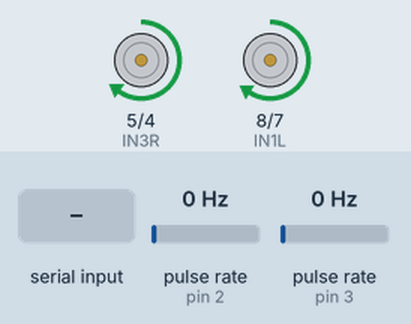
A sketch run on a simulated Arduino Mega 2560, built with avr-gcc and run on an emulated ATmega2560. Shown: motor-driver pin pairs drawn as motors (green arrow = first pin HIGH = forward, orange = second pin HIGH = backward, longer = more drive, scaled by the enable pin). Wiring (inferred from the names in the program): 2 × pulse sensor: data pin 2 / data pin 3. Inputs (shaded band) come from the test bench; at power-on: pulse rate (sensors on pin 2, pin 3) 0 Hz.

Above: at 16.2 s.
16.3 s: pulse rate (sensor on pin 2) set to 50 Hz
At 17.6 s:
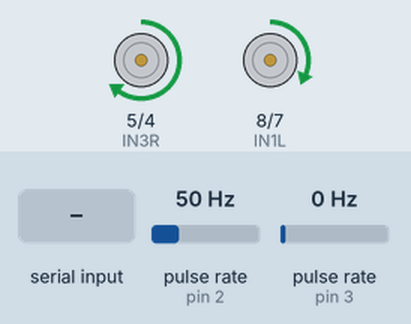
17.9 s: "KI 90\n" received over the second serial link
At 19.7 s:
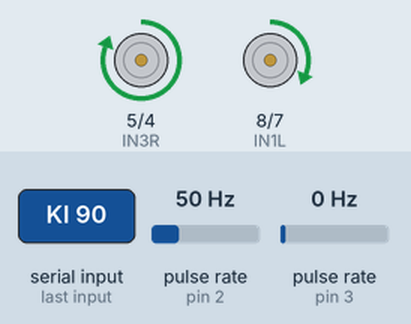
20.9 s: pulse rate (sensor on pin 3) set to 150 Hz
23.9 s: pulse rate (sensor on pin 3) set to 4 Hz
At 25.4 s:
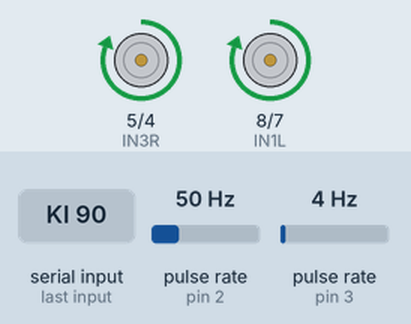
26.3 s: pulse rate (sensor on pin 2) set to 102 Hz
29.3 s: pulse rate (sensor on pin 2) set to 27 Hz
At 29.9 s:
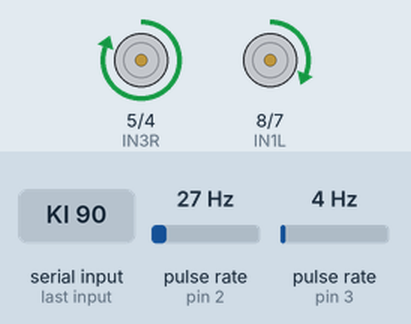
30.8 s: pulse rate (sensor on pin 2) set to 23 Hz
Timing chart, 0 to 63.7 s (numbered marks = the images above; inputs shaded):
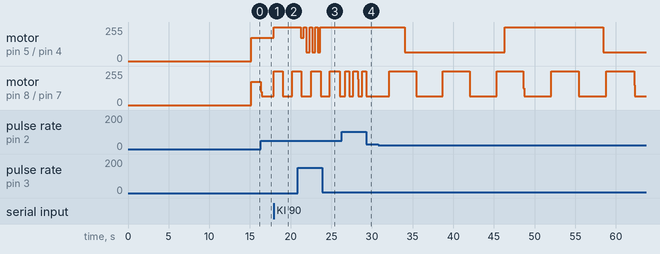

Measured:
- after the input at 16.3 s, motor on pin 8 (IN1L) / pin 7 (IN2L): forward 173/255 → forward 98/255 at once, → forward 65/255 0.10 s later
- after the input at 17.9 s, motor on pin 5 (IN3R) / pin 4 (IN4R): forward 176/255 → forward 255/255 at once; motor on pin 8 (IN1L) / pin 7 (IN2L): forward 65/255 → forward 255/255 at once, → forward 65/255 1.1 s later, → forward 255/255 1.2 s later
- after the input at 23.9 s, motor on pin 5 (IN3R) / pin 4 (IN4R): stops changing and stays forward 255/255
- after the input at 29.3 s, motor on pin 8 (IN1L) / pin 7 (IN2L): goes on until 29.3 s, then stays forward 65/255

The sketch:

position_control_1.ino
```cpp
// ------------------- Pin Definitions -------------------
const int ENAL = 9;  // Left Motor PWM
const int IN1L = 8;
const int IN2L = 7;

const int ENAR = 10; // Right Motor PWM
const int IN3R = 5;
const int IN4R = 4;

const int LEFT_ENCODER_PIN = 2;
const int RIGHT_ENCODER_PIN = 3;

volatile long leftEncoderTicks = 0;
volatile long rightEncoderTicks = 0;

// ------------------- Encoder Settings -------------------
const int PPR = 16;  // Pulses per wheel revolution (adjust as needed)
const float WHEEL_CIRC_CM = 7.0;
const float CM_PER_TICK = WHEEL_CIRC_CM / PPR;

// ------------------- PID + Feedforward -------------------
float Kp = 1.0, Ki = 0.0, Kd = 0.0;
float errorL = 0, prevErrorL = 0, integralL = 0;
float errorR = 0, prevErrorR = 0, integralR = 0;

const int LOOP_INTERVAL_MS = 100;
const int MIN_PWM = 65;
const int MAX_PWM = 255;

const float REGRESSION_SLOPE_L = 0.53;
const float REGRESSION_INTERCEPT_L = -0.162;

const float REGRESSION_SLOPE_R = 0.526;
const float REGRESSION_INTERCEPT_R = -1.518;

float pwmL = 0;
float pwmR = 0;

String btInput = ""; // Buffer for incoming Bluetooth command

// ------------------- Target Distance -------------------
const float TARGET_DISTANCE_CM = 100.0;
const long TARGET_TICKS = TARGET_DISTANCE_CM / CM_PER_TICK;

unsigned long lastLoopTime = 0;

void setup() {
  Serial1.begin(9600);     // USB debugging
  Serial1.begin(9600);    // Bluetooth (HC-05)

  pinMode(ENAL, OUTPUT); pinMode(IN1L, OUTPUT); pinMode(IN2L, OUTPUT);
  pinMode(ENAR, OUTPUT); pinMode(IN3R, OUTPUT); pinMode(IN4R, OUTPUT);
  pinMode(LEFT_ENCODER_PIN, INPUT);
  pinMode(RIGHT_ENCODER_PIN, INPUT);

  attachInterrupt(digitalPinToInterrupt(LEFT_ENCODER_PIN), leftEncoderISR, CHANGE);
  attachInterrupt(digitalPinToInterrupt(RIGHT_ENCODER_PIN), rightEncoderISR, CHANGE);

  stopMotors();
  delay(15000); // time for bluetooth to get ready

  Serial1.println("Bluetooth ready. Send KP/KI/KD commands.");
  Serial1.print("Target Distance (cm): "); Serial1.println(TARGET_DISTANCE_CM);
  Serial1.print("Target Ticks: "); Serial1.println(TARGET_TICKS);

  lastLoopTime = millis();
}

void loop() {
  // --- Check for PID gain updates via Bluetooth ---
  while (Serial1.available()) {
    char c = Serial1.read();
    if (c == '\n') {
      processBTCommand(btInput);
      btInput = "";
    } else {
      btInput += c;
    }
  }

  // --- PID Loop ---
  unsigned long now = millis();
  if (now - lastLoopTime >= LOOP_INTERVAL_MS) {
    lastLoopTime = now;

    long leftTicks = leftEncoderTicks;
    long rightTicks = rightEncoderTicks;

    float leftRPM = (leftTicks / (float)PPR) * (60000.0 / LOOP_INTERVAL_MS);
    float rightRPM = (rightTicks / (float)PPR) * (60000.0 / LOOP_INTERVAL_MS);

    long remainingL = TARGET_TICKS - leftTicks;
    long remainingR = TARGET_TICKS - rightTicks;

    float targetRPM_L = (remainingL > 0) ? 60 : -60;
    float targetRPM_R = (remainingR > 0) ? 60 : -60;

    float base_pwm_L = (abs(targetRPM_L) - REGRESSION_INTERCEPT_L) / REGRESSION_SLOPE_L;
    float base_pwm_R = (abs(targetRPM_R) - REGRESSION_INTERCEPT_R) / REGRESSION_SLOPE_R;

    // Left motor PID
    errorL = targetRPM_L - leftRPM;
    integralL += errorL * (LOOP_INTERVAL_MS / 1000.0);
    float derivativeL = (errorL - prevErrorL) / (LOOP_INTERVAL_MS / 1000.0);
    pwmL = base_pwm_L + Kp * errorL + Ki * integralL + Kd * derivativeL;

    // Right motor PID
    errorR = targetRPM_R - rightRPM;
    integralR += errorR * (LOOP_INTERVAL_MS / 1000.0);
    float derivativeR = (errorR - prevErrorR) / (LOOP_INTERVAL_MS / 1000.0);
    pwmR = base_pwm_R + Kp * errorR + Ki * integralR + Kd * derivativeR;

    prevErrorL = errorL;
    prevErrorR = errorR;

    // Clamp and apply
    int outL = constrain((int)pwmL, MIN_PWM, MAX_PWM);
    int outR = constrain((int)pwmR, MIN_PWM, MAX_PWM);

    applyMotor(outL, remainingL > 0, 'L');
    applyMotor(outR, remainingR > 0, 'R');

    Serial1.print("Ticks L/R: "); Serial1.print(leftTicks); Serial1.print("/"); Serial1.print(rightTicks);
    Serial1.print(" | PWM L/R: "); Serial1.print(outL); Serial1.print("/"); Serial1.println(outR);
    Serial1.print("PWM L/R: "); Serial1.print(outL); Serial1.print("/"); Serial1.println(outR);

    // Stop when close
    if (abs(remainingL) < 3 && abs(remainingR) < 3) {
      stopMotors();
      Serial1.println("Target Reached.");
      Serial1.println("Target Reached.");
      while (true); // Freeze
    }

    noInterrupts();
    leftEncoderTicks = 0;
    rightEncoderTicks = 0;
    interrupts();
  }
}

void applyMotor(int pwm, bool forward, char side) {
  if (side == 'L') {
    digitalWrite(IN1L, forward ? HIGH : LOW);
    digitalWrite(IN2L, forward ? LOW : HIGH);
    analogWrite(ENAL, pwm);
  } else {
    digitalWrite(IN3R, forward ? HIGH : LOW);
    digitalWrite(IN4R, forward ? LOW : HIGH);
    analogWrite(ENAR, pwm);
  }
}

void stopMotors() {
  analogWrite(ENAL, 0); digitalWrite(IN1L, LOW); digitalWrite(IN2L, LOW);
  analogWrite(ENAR, 0); digitalWrite(IN3R, LOW); digitalWrite(IN4R, LOW);
}

// --- Encoder ISRs ---
void leftEncoderISR() { leftEncoderTicks++; }
void rightEncoderISR() { rightEncoderTicks++; }

// --- Bluetooth Command Parser ---
void processBTCommand(String cmd) {
  cmd.trim();
  if (cmd.startsWith("KP ")) {
    Kp = cmd.substring(3).toFloat();
    Serial1.print("Kp updated to "); Serial1.println(Kp);
  } else if (cmd.startsWith("KI ")) {
    Ki = cmd.substring(3).toFloat();
    Serial1.print("Ki updated to "); Serial1.println(Ki);
  } else if (cmd.startsWith("KD ")) {
    Kd = cmd.substring(3).toFloat();
    Serial1.print("Kd updated to "); Serial1.println(Kd);
  } else {
    Serial1.print("Invalid cmd: "); Serial1.println(cmd);
  }
}
```
